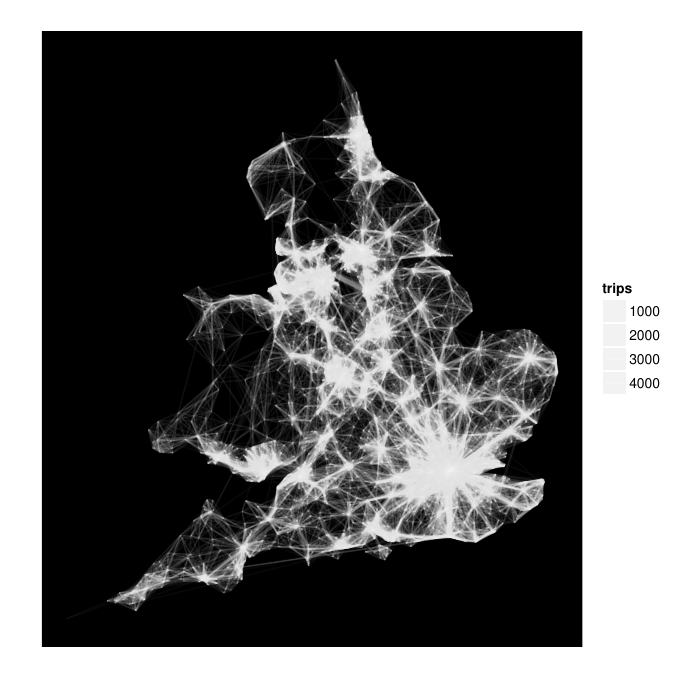

The script that saved this image:
# http://spatial.ly/2015/03/mapping-flows/
# http://blogs.casa.ucl.ac.uk/category/r-spatial/

library(plyr)
library(ggplot2)
library(maptools)

input<-read.table("wu03ew_v1.csv", sep=",", header=T)

input<- input[,1:3]
names(input)<- c("origin", "destination","total")

centroids<- read.csv("msoa_popweightedcentroids.csv")

or.xy<- merge(input, centroids, by.x="origin", by.y="Code")
names(or.xy)<- c("origin", "destination", "trips", "o_name", "oX", "oY")

dest.xy<- merge(or.xy, centroids, by.x="destination", by.y="Code")
names(dest.xy)<- c("origin", "destination", "trips", "o_name", "oX", "oY","d_name", "dX", "dY")

xquiet<- scale_x_continuous("", breaks=NULL)
yquiet<-scale_y_continuous("", breaks=NULL)
quiet<-list(xquiet, yquiet)

png('mapping-flows.png')
ggplot(dest.xy[which(dest.xy$trips>10),], aes(oX, oY))+
	geom_segment(aes(x=oX, y=oY,xend=dX, yend=dY, alpha=trips), col="white")+
	scale_alpha_continuous(range = c(0.03, 0.3))+
	theme(panel.background = element_rect(fill='black',colour='black'))+
	quiet+
	coord_equal()
dev.off()
